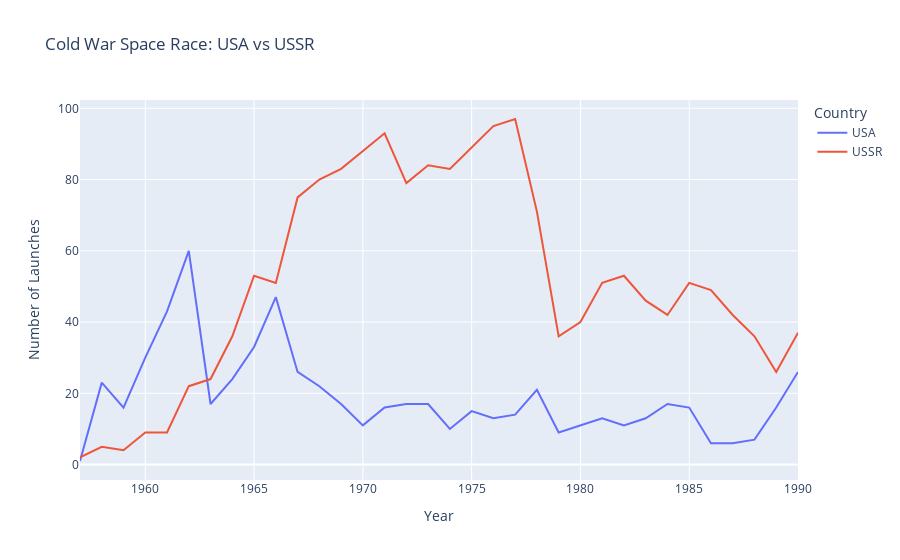

The notebook cell saved with this chart:
### Code cell
cold_war_line_graph = px.line(cold_war_df, x="Date", y="Number Of Launches",
                color="Country", title="Cold War Space Race: USA vs USSR")
cold_war_line_graph.update_layout(xaxis_title="Year", yaxis_title="Number of Launches")
cold_war_line_graph.show()

### Figure 1 — Plotly figure (JSON) as saved in the notebook; plotly's stock layout.template omitted (floating-point values rounded to 4 significant figures)
{"data": [{"hovertemplate": "Country=USA<br>Date=%{x}<br>Number Of Launches=%{y}<extra></extra>", "legendgroup": "USA", "line": {"color": "#636efa", "dash": "solid"}, "marker": {"symbol": "circle"}, "mode": "lines", "name": "USA", "orientation": "v", "showlegend": true, "type": "scatter", "x": [1957, 1958, 1959, 1960, 1961, 1962, 1963, 1964, 1965, 1966, 1967, 1968, 1969, 1970, 1971, 1972, 1973, 1974, 1975, 1976, 1977, 1978, 1979, 1980, 1981, 1982, 1983, 1984, 1985, 1986, 1987, 1988, 1989, 1990], "xaxis": "x", "y": [1, 23, 16, 30, 43, 60, 17, 24, 33, 47, 26, 22, 17, 11, 16, 17, 17, 10, 15, 13, 14, 21, 9, 11, 13, 11, 13, 17, 16, 6, 6, 7, 16, 26], "yaxis": "y"}, {"hovertemplate": "Country=USSR<br>Date=%{x}<br>Number Of Launches=%{y}<extra></extra>", "legendgroup": "USSR", "line": {"color": "#EF553B", "dash": "solid"}, "marker": {"symbol": "circle"}, "mode": "lines", "name": "USSR", "orientation": "v", "showlegend": true, "type": "scatter", "x": [1957, 1958, 1959, 1960, 1961, 1962, 1963, 1964, 1965, 1966, 1967, 1968, 1969, 1970, 1971, 1972, 1973, 1974, 1975, 1976, 1977, 1978, 1979, 1980, 1981, 1982, 1983, 1984, 1985, 1986, 1987, 1988, 1989, 1990], "xaxis": "x", "y": [2, 5, 4, 9, 9, 22, 24, 36, 53, 51, 75, 80, 83, 88, 93, 79, 84, 83, 89, 95, 97, 71, 36, 40, 51, 53, 46, 42, 51, 49, 42, 36, 26, 37], "yaxis": "y"}], "layout": {"legend": {"title": {"text": "Country"}, "tracegroupgap": 0}, "title": {"text": "Cold War Space Race: USA vs USSR"}, "xaxis": {"anchor": "y", "domain": [0, 1], "title": {"text": "Year"}}, "yaxis": {"anchor": "x", "domain": [0, 1], "title": {"text": "Number of Launches"}}}}
